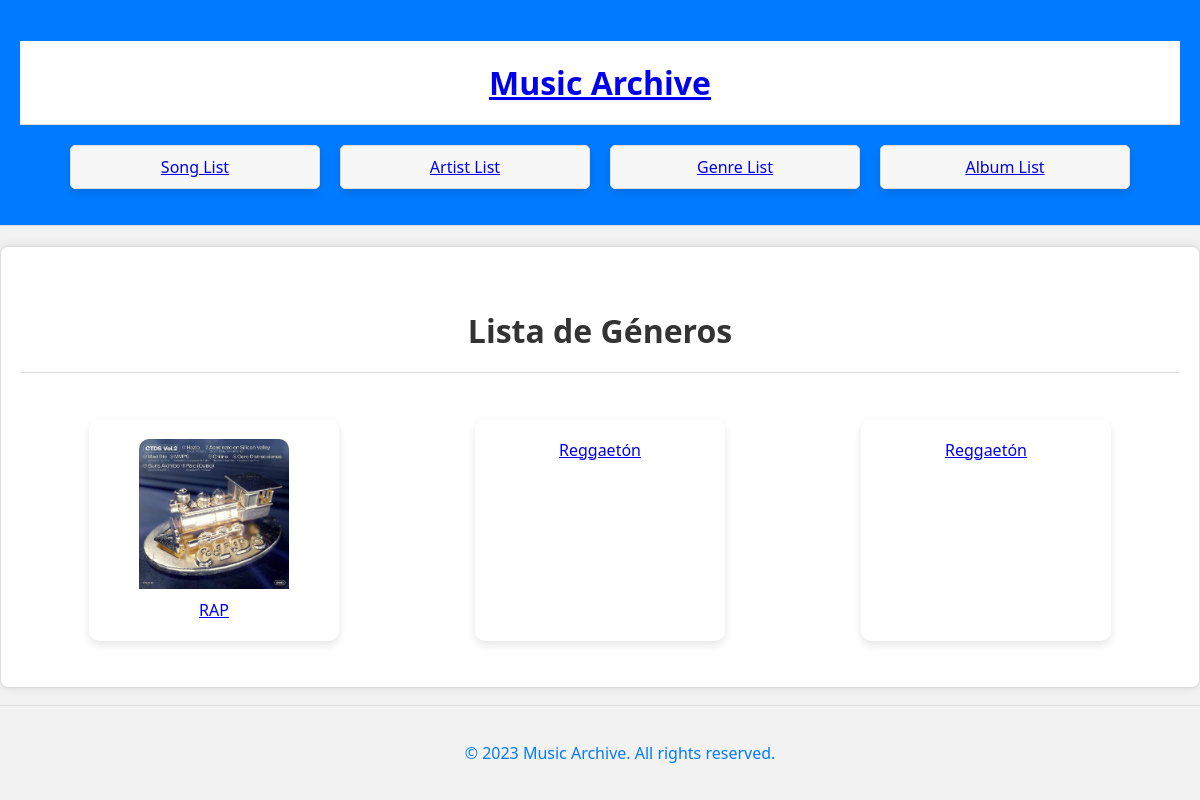
The page /genres/ on the database as committed earlier.
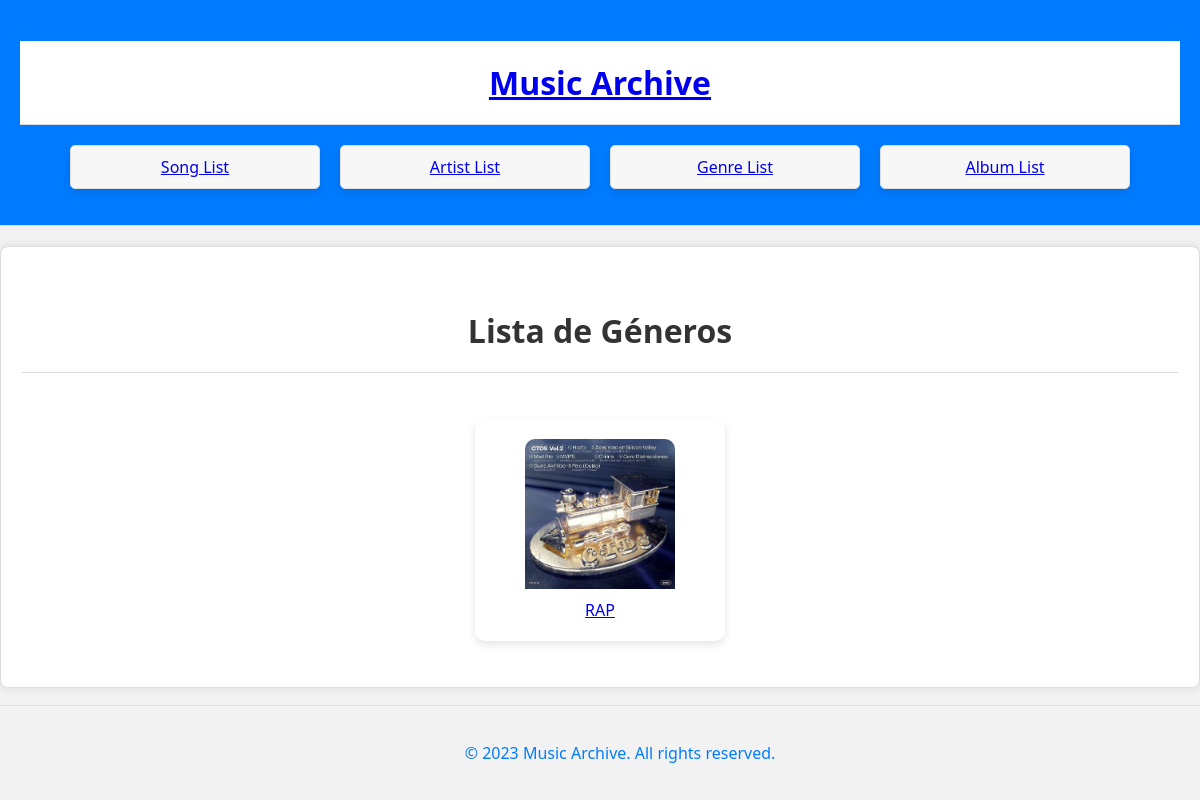
The same page on the database as committed later.
### MusicArchive/models.py (models this page shows, shortened)
class Genre(models.Model):
    name = models.CharField(max_length=100)
    description = models.TextField()
    image = models.ImageField(upload_to='artist_images/', null=True, blank=True)

### MusicArchive/views.py (the view)
# urls.py: path('genres/', views.genre_list, name='genre_list'),
def genre_list(request):
    genres = Genre.objects.all()
    return render(request, 'genre_list.html', {'genres': genres})

### MusicArchive/templates/genre_list.html (shortened to what this page needs)
{% load static %}
<!DOCTYPE html>
<html lang="en">
<head>
    <link rel="stylesheet" href="{% static 'css/song_list.css' %}">
    <link rel="stylesheet" href="{% static 'css/main.css' %}">
    <link rel="stylesheet" href="{% static 'css/genre_list.css' %}">
</head>
<body>
    <header>
        <h1><a href="{% url 'index' %}">Music Archive</a></h1>
        <nav>
            <ul>
                <li><a href="{% url 'song_list' %}">Song List</a></li>
                <li><a href="{% url 'artist_list' %}">Artist List</a></li>
                <li><a href="{% url 'genre_list' %}">Genre List</a></li>
                <li><a href="{% url 'album_list' %}">Album List</a></li>
            </ul>
        </nav>
    </header>
    <main>
        <h1>Lista de Géneros</h1>
        <div class="scrollable-container">
            <ul class="genre-list">
                {% for genre in genres %}
                    <li>
                        <div class="genre-container">
                            {% if genre.image %}
                                <img src="{{ genre.image.url }}" alt="{{ genre.name }} Image" class="genre-image">
                            {% endif %}
                            <a href="{% url 'genre_detail' genre.id %}">{{ genre.name }}</a>
                        </div>
                    </li>
                {% endfor %}
            </ul>
        </div>
    </main>
    <footer>
        <p>&copy; 2023 Music Archive. All rights reserved.</p>
    </footer>
</body>
</html>

Rows that differ between the two databases and show on the page:
removed Genre: name "Reggaetón"
removed Genre: name "Reggaetón"
